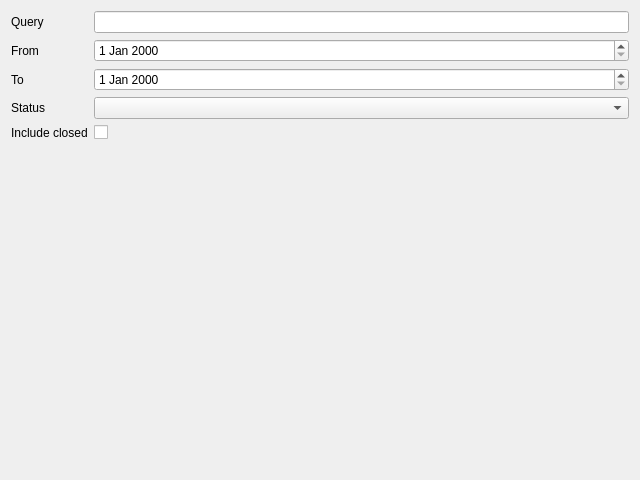
<?xml version="1.0" encoding="UTF-8"?>
<ui version="4.0">
 <class>SearchPanel</class>
 <widget class="QDialog" name="SearchPanel">
  <property name="geometry">
   <rect>
    <x>0</x>
    <y>0</y>
    <width>640</width>
    <height>480</height>
   </rect>
  </property>
  <property name="windowTitle">
   <string>Search</string>
  </property>
  <layout class="QFormLayout" name="formLayout">
   <item row="0" column="0">
    <widget class="QLabel" name="label_queryEdit">
     <property name="text">
      <string>Query</string>
     </property>
     <property name="buddy">
      <cstring>queryEdit</cstring>
     </property>
    </widget>
   </item>
   <item row="0" column="1">
    <widget class="QLineEdit" name="queryEdit"/>
   </item>
   <item row="1" column="0">
    <widget class="QLabel" name="label_fromEdit">
     <property name="text">
      <string>From</string>
     </property>
     <property name="buddy">
      <cstring>fromEdit</cstring>
     </property>
    </widget>
   </item>
   <item row="1" column="1">
    <widget class="QDateEdit" name="fromEdit"/>
   </item>
   <item row="2" column="0">
    <widget class="QLabel" name="label_toEdit">
     <property name="text">
      <string>To</string>
     </property>
     <property name="buddy">
      <cstring>toEdit</cstring>
     </property>
    </widget>
   </item>
   <item row="2" column="1">
    <widget class="QDateEdit" name="toEdit"/>
   </item>
   <item row="3" column="0">
    <widget class="QLabel" name="label_statusCombo">
     <property name="text">
      <string>Status</string>
     </property>
     <property name="buddy">
      <cstring>statusCombo</cstring>
     </property>
    </widget>
   </item>
   <item row="3" column="1">
    <widget class="QComboBox" name="statusCombo"/>
   </item>
   <item row="4" column="0">
    <widget class="QLabel" name="label_closedCheck">
     <property name="text">
      <string>Include closed</string>
     </property>
     <property name="buddy">
      <cstring>closedCheck</cstring>
     </property>
    </widget>
   </item>
   <item row="4" column="1">
    <widget class="QCheckBox" name="closedCheck"/>
   </item>
  </layout>
 </widget>
 <tabstops>
  <tabstop>queryEdit</tabstop>
  <tabstop>fromEdit</tabstop>
  <tabstop>toEdit</tabstop>
  <tabstop>statusCombo</tabstop>
  <tabstop>closedCheck</tabstop>
 </tabstops>
 <resources/>
 <connections/>
</ui>
